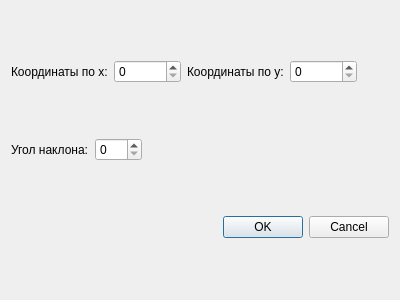
<?xml version="1.0" encoding="UTF-8"?>
<ui version="4.0">
 <class>changeRoomFurnitureDialog</class>
 <widget class="QDialog" name="changeRoomFurnitureDialog">
  <property name="geometry">
   <rect>
    <x>0</x>
    <y>0</y>
    <width>400</width>
    <height>300</height>
   </rect>
  </property>
  <property name="windowTitle">
   <string>Dialog</string>
  </property>
  <layout class="QVBoxLayout" name="verticalLayout">
   <item>
    <layout class="QHBoxLayout" name="horizontalLayout">
     <item>
      <widget class="QLabel" name="label">
       <property name="text">
        <string>Координаты по x:</string>
       </property>
      </widget>
     </item>
     <item>
      <widget class="QSpinBox" name="xCoord">
       <property name="maximum">
        <number>100000</number>
       </property>
      </widget>
     </item>
     <item>
      <widget class="QLabel" name="label_2">
       <property name="text">
        <string>Координаты по y:</string>
       </property>
      </widget>
     </item>
     <item>
      <widget class="QSpinBox" name="yCoord">
       <property name="maximum">
        <number>100000</number>
       </property>
      </widget>
     </item>
     <item>
      <spacer name="horizontalSpacer">
       <property name="orientation">
        <enum>Qt::Horizontal</enum>
       </property>
       <property name="sizeHint" stdset="0">
        <size>
         <width>40</width>
         <height>20</height>
        </size>
       </property>
      </spacer>
     </item>
    </layout>
   </item>
   <item>
    <layout class="QHBoxLayout" name="horizontalLayout_2">
     <item>
      <widget class="QLabel" name="label_3">
       <property name="text">
        <string>Угол наклона:</string>
       </property>
      </widget>
     </item>
     <item>
      <widget class="QSpinBox" name="angle">
       <property name="maximum">
        <number>359</number>
       </property>
      </widget>
     </item>
     <item>
      <spacer name="horizontalSpacer_3">
       <property name="orientation">
        <enum>Qt::Horizontal</enum>
       </property>
       <property name="sizeHint" stdset="0">
        <size>
         <width>40</width>
         <height>20</height>
        </size>
       </property>
      </spacer>
     </item>
    </layout>
   </item>
   <item>
    <widget class="QDialogButtonBox" name="buttonBox">
     <property name="orientation">
      <enum>Qt::Horizontal</enum>
     </property>
     <property name="standardButtons">
      <set>QDialogButtonBox::Cancel|QDialogButtonBox::Ok</set>
     </property>
    </widget>
   </item>
  </layout>
 </widget>
 <resources/>
 <connections>
  <connection>
   <sender>buttonBox</sender>
   <signal>accepted()</signal>
   <receiver>changeRoomFurnitureDialog</receiver>
   <slot>accept()</slot>
   <hints>
    <hint type="sourcelabel">
     <x>248</x>
     <y>254</y>
    </hint>
    <hint type="destinationlabel">
     <x>157</x>
     <y>274</y>
    </hint>
   </hints>
  </connection>
  <connection>
   <sender>buttonBox</sender>
   <signal>rejected()</signal>
   <receiver>changeRoomFurnitureDialog</receiver>
   <slot>reject()</slot>
   <hints>
    <hint type="sourcelabel">
     <x>316</x>
     <y>260</y>
    </hint>
    <hint type="destinationlabel">
     <x>286</x>
     <y>274</y>
    </hint>
   </hints>
  </connection>
 </connections>
</ui>
